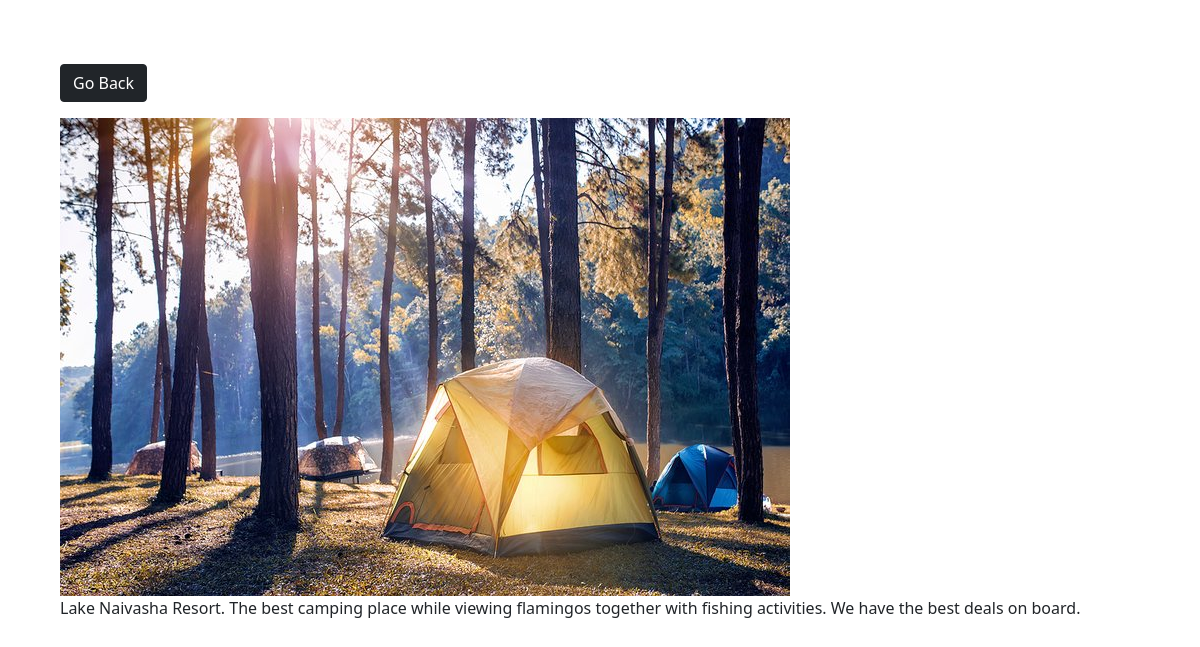
The app's page /photo/5/ with its own data.
### photos/models.py (models this page shows, shortened)
class Photo(models.Model):
    category = models.ForeignKey(
        Category, on_delete=models.SET_NULL, null=True, blank=True)
    image = models.ImageField(null=False, blank=False)
    description = models.CharField(max_length=500, null=False, blank=False)

### photos/views.py (the view)
# urls.py: path('photo/<str:pk>/', views.viewPhoto, name='photo'),
def viewPhoto(request, pk):
    photo = Photo.objects.get(id=pk)
    return render(request, 'photos/photo.html', {'photo': photo})

### photos/templates/photos/photo.html (shortened to what this page needs)
<!DOCTYPE html>
<html>
    <head>
        <link href="https://cdn.jsdelivr.net/npm/bootstrap@5.0.0-beta1/dist/css/bootstrap.min.css" rel="stylesheet"
>
        {% load static %}
        <link rel="stylesheet"  href="{%  static  'css/style.css'  %}">
    </head>
    <body class="m-5">
        <div class="container">
            <div class="row justify-content-center">
                <div class="col">
                    <a href="{% url 'gallery' %}" class="btn btn-dark my-3">Go Back</a>
                    <div class="photo">
                        <img src="{{photo.image.url}}">
                        <p>{{photo.description}}</p>
                    </div>
                </div>
            </div>
        </div>
    </body>
</html>

### photos/statict/css/style.css (style rules this page uses)
.photo { height: 90vh; }
img { max-width: 100%; max-height: 100%; }

### records on screen
Photo: image (picture), description "Lake Naivasha Resort. The best camping place while viewing flamingos together with fishing activities. We have the best deals on board."
